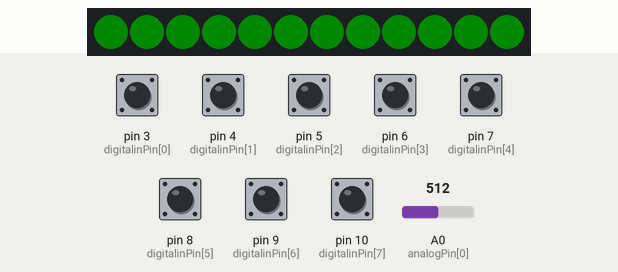
Simulated run of this sketch. Board: Arduino Uno, built with avr-gcc and run on an emulated ATmega328P. On the bench: 12 RGB LEDs in strip order, left to right. The inputs (shaded band) are chosen by the test bench; at power-on: pin 3 (digitalinPin[0]), pin 4 (digitalinPin[1]), pin 5 (digitalinPin[2]), pin 6 (digitalinPin[3]), pin 7 (digitalinPin[4]), pin 8 (digitalinPin[5]), pin 9 (digitalinPin[6]), pin 10 (digitalinPin[7]) HIGH, A0 (analogPin[0]) = 512. Dim RGB values are drawn brighter than linear; the strip is taken to match the declared colour order; what the sketch prints to the serial monitor is not drawn.

Above: at 0.91 s.
1.3 s: A0 (analogPin[0]) set to 716
At 1.88 s:
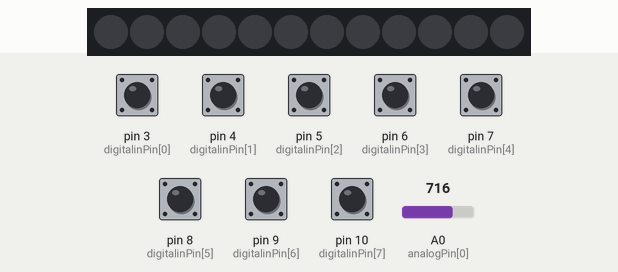

The sketch:

sketch_arduino_streetLooper.ino
```cpp
/*
 *        LUCIBOX
 *        github.com/undessens/lucibox
 *
 *        Author : Aurelien Conil
 *        Casemate Fablab de Grenoble
 */

 #include <Adafruit_NeoPixel.h>
#ifdef __AVR__
  #include <avr/power.h>
#endif

//NEOPIXEL
#define PIN            2

#define NUMPIXELS      12
#define MAXLUMINOSITY  1


#define ANALOGIN 1    // Nombre de potentiometre
#define DIGITALIN 8   // Nombre de boutons
#define DIGITALOUT 12  // Nombre de leds
#define ANALOG_THRESH 10

//--------------- NEOPIXEL ----------------
Adafruit_NeoPixel pixels = Adafruit_NeoPixel(NUMPIXELS, PIN, NEO_RGB +  NEO_KHZ800);


// ------------   POTENTIOMETRE --------------
int analogValue[ANALOGIN];
int analogPin[] = { A0, A1, A2,A3,A4,A5 };

// ------------   BOUTONS  ------------------
int digitalinValue[DIGITALIN];
int digitalinPin[] =  { 3,4,5,6,7,8,9,10,11};

//-------------- COLORS --------------------
int globalR, globalG, globalB;
boolean isWaiting = true;


void setup(){

    Serial.begin(38400);
    while(!Serial);
    Serial.print("Lucibox");


  for( int i=0 ;i<ANALOGIN ; i++){

    pinMode(analogPin[i], INPUT);
    analogValue[i] = analogRead(analogPin[i]);

  }

  for(int i=0 ; i<DIGITALIN ; i++ ){
    pinMode(digitalinPin[i], INPUT_PULLUP);
    digitalinValue[i] = digitalRead(digitalinPin[i]);
  }

  pixels.begin();
  for (int i= 0; i<DIGITALOUT; i++){
     setNeoPixel(i, 0,0,0);

  }
  pixels.show();
  setColor(2);


}

void loop(){

  // READ analog pin and write to serial
  for (int i= 0; i<ANALOGIN; i++){


    int newValueAn = analogRead(analogPin[i]);

    //Send message if value is different
    if ( abs( newValueAn - analogValue[i]) > ANALOG_THRESH ){

      analogValue[i] = newValueAn;
      sendMessage(i, map(newValueAn, 0, 1024, 0, 255 ));

    }

    }

    //READ digital pin and write to serial
    for (int i= 0; i<DIGITALIN; i++){
    int newValueDi = !digitalRead(digitalinPin[i]);
    if( newValueDi != digitalinValue[i] ){

      digitalinValue[i] = newValueDi;
      int finalValue = 0;
      if (newValueDi) finalValue = 255;
      sendMessage(i + 20, newValueDi*255);

    }


  }


  // Serial receive message
  while(Serial.available()>2){

    int channel = (Serial.read()) ;
    int value = (Serial.read()) ;
    int finalvalue = value*255;
    char end_of_line = Serial.read();

    //change Value because of led light power

    if(end_of_line == 13 ){

         switch(channel){
             case 0:
                   //setNeoPixel(0, 0,finalvalue,0);
                   //digitalWrite(digitaloutPin[0], finalvalue>0);
              break;
             case 1:
                   //digitalWrite(digitaloutPin[1], finalvalue>0);
                   //setNeoPixel(1, 0, 0, finalvalue);
                break;
            case 2:
                   // TRUC
                break;
             case 11:
                   setBarNeoPixel(value, globalR, globalG, globalB);
                break;
            case 12:
                   setOneNeoPixel(value,globalR,globalG,globalB);
                break;
            case 13:
                   setColor(value);
                break;


             }


    }


  }

  if(isWaiting){
      setWaveNeoPixel();
    }


  // Don't forget to update the LEDS when serial is over
  pixels.show();


  delay(5);


}


void sendMessage(int address, int value){

// Normal way to send a message

 Serial.print(char(address) );
 if(value ==14) value = 13;
 Serial.print(char(value));
 Serial.print(char(14));

/*
//debug way to send a message
Serial.print("ad: ");
Serial.print(address);
Serial.print(" - val: ");
Serial.println(value);
 */
}

void setNeoPixel(int channel, int r, int v, int b){

  int finalr, finalv, finalb;
//  if( r == 0 ){
//    finalr= digitaloutValue[channel];
//  }else{
//    digitaloutValue[channel] = r;
//    finalr = r;
//  }
//
//  if( v == 0 ){
//    finalv= digitaloutValue[channel+1];
//  }else{
//    digitaloutValue[channel+1] = v;
//    finalv = v;
//  }
//
//  if( b == 0 ){
//    finalb= digitaloutValue[channel+2];
//  }else{
//    digitaloutValue[channel+2] = b;
//    finalb = b;
//  }

  finalr = r*MAXLUMINOSITY;
  finalv = v*MAXLUMINOSITY;
  finalb = b*MAXLUMINOSITY;

  pixels.setPixelColor(NUMPIXELS-(channel+1), pixels.Color(finalr,finalv,finalb));


}

void setOneNeoPixel(int channel, int r, int v, int b ){

isWaiting = false;

for(int i=0; i<NUMPIXELS; i++){
  setNeoPixel(i, 0, 0, 0);
}

// Effect of filling bar
//for(int i=0; i<(channel+1); i++){
//  setNeoPixel(i, r, v, b);
//}

// Effect one pixel
 setNeoPixel(channel, r, v, b);


}

void setBarNeoPixel(int channel, int r, int v, int b ){

isWaiting = false;

for(int i=0; i<NUMPIXELS; i++){
  setNeoPixel(i, 0, 0, 0);
}

// Effect of filling bar
for(int i=0; i<(channel+1); i++){
  setNeoPixel(i, r, v, b);
}


}

void setWaveNeoPixel(){

  float freq = 0.4;
  float modulation = ( sin(freq*(millis()/1000.0f)*2*PI))/2.0 + 0.5;
  float finalR = globalR*modulation;
  float finalG = globalG*modulation;
  float finalB = globalB*modulation;

  for(int i=0; i<NUMPIXELS; i++){
  setNeoPixel(i, finalR, finalG, finalB);
  }


}

void setColor(int module){

isWaiting = true;

switch(module){

  case 0:
    globalR = 12;
    globalG = 12;
    globalB = 12;
  break;
  case 1:
    globalR = 12; //BLeu
    globalG = 0;
    globalB = 0;
  break;
  case 2:
    globalR = 0;
    globalG = 12; //Red
    globalB = 0;
  break;
  case 3:
    globalR = 0;
    globalG = 0;
    globalB = 12;
  break;
  case 4:
    globalR = 12;
    globalG = 12;
    globalB = 0;
  break;


}
}
```

Measured:
- what the display in image 1 shows lasts 0.5 s, from 1.6 s to 2.1 s
